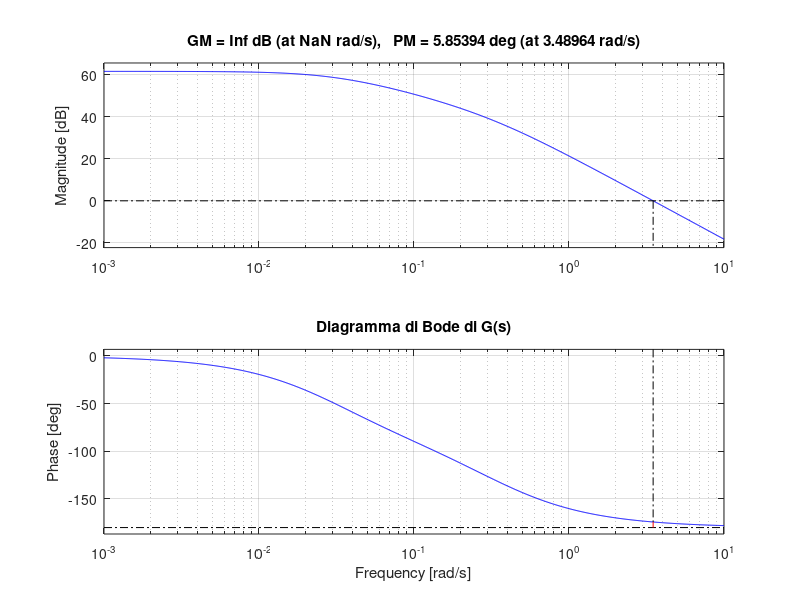
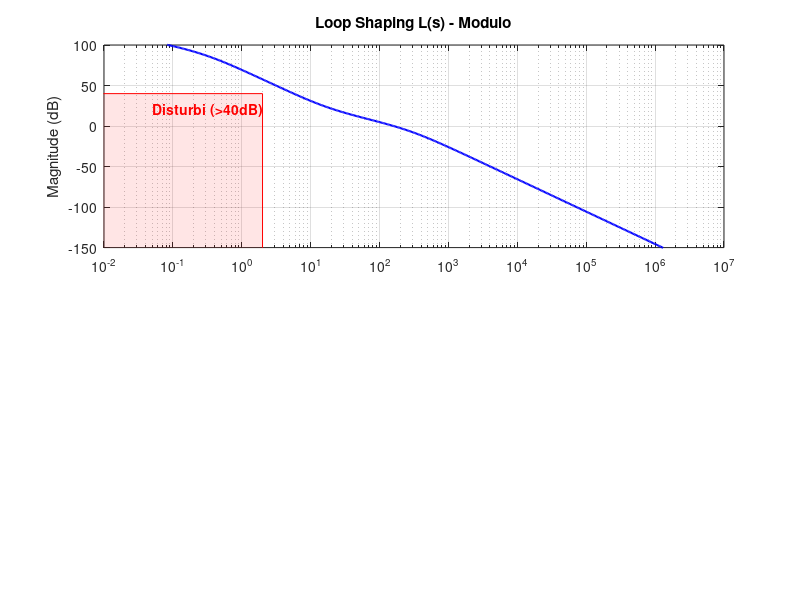

Write MATLAB code to recreate these figures, in order. (Note: this script raises an error after producing the figures.)
close all; clear all; clc;

output_dir = fullfile('..', 'report', 'figs');
if ~exist(output_dir, 'dir'), mkdir(output_dir); end

%% parametri fisici del sistema
k1 = 0.10;
k2 = 1.50;
k3 = 0.12;
k4 = 2.50;

a1_eq = 0.0235;
a2_eq = 3.67;

%% PUNTO 1 %%
% calcolo dell'equilibrio e linearizzazione
x1e = a1_eq;
x2e = a2_eq;
xe = [x1e; x2e];

ue = (k1 * sqrt(x1e)) / k4; % tensione di equilibrio
fprintf('Tensione di equilibrio ue = %.4f V\n', ue);

A = [ -k1/(2*sqrt(x1e)),      0;
       k2/(2*sqrt(x1e)), -k3/(2*sqrt(x2e)) ];
B = [ k4; 0 ];
C = [ 0, 1 ];
D = 0;

fprintf('PUNTO 1: Equilibrio calcolato.\n');

%% PUNTO 2 %%
% calcolo FdT da ingresso a uscita
sys_ss = ss(A, B, C, D);
s = tf('s');

poli = eig(A);
Num_val = B(1) * A(2,1); 
G = Num_val / ((s - poli(1)) * (s - poli(2)));

% stampa dei grafici
figure(1); clf; set(gcf, 'Color', 'w');
margin(G);
title('Diagramma di Bode di G(s)');
grid on;
saveas(gcf, fullfile(output_dir, 'bode_G_plant.jpg'));

%% PUNTO 3 %%
% SPECIFICHE %
e_star = 0.05;      
W_star = 3;         
D_star = 2.5;       
Mf_target = 55;     
wc_des = 160;

% progettazione del regolatore statico
mu_G = dcgain(G);
mu_S = 250; 
R_s = mu_S;
G_e = G * R_s; 

% progettazione regolatore dinamico
[mag_Ge, phase_Ge] = bode(G_e, wc_des);
val_Ge = mag_Ge * exp(1j*deg2rad(phase_Ge));

M_star = 1 / abs(val_Ge);
phi_star_deg = Mf_target - (180 + rad2deg(angle(val_Ge)));

while phi_star_deg > 85
    phi_star_deg = phi_star_deg - 5; 
end

phi_rad = deg2rad(phi_star_deg);
tau = (M_star - cos(phi_rad)) / (wc_des * sin(phi_rad));
alpha_tau = (cos(phi_rad) - 1/M_star) / (wc_des * sin(phi_rad));
alpha = alpha_tau / tau;

R_d = (1 + tau*s) / (1 + alpha*tau*s);
R_tot = R_s * R_d; 
L = G * R_tot;     

% calcolo dati per grafico bode
[Gm, Pm, Wcg, Wcp] = margin(L); 
phase_at_Wcp = -180 + Pm; 
limit_phase = -150; 

w_vec = logspace(-2, 7, 500);
[mag_L, phase_L] = bode(L, w_vec);
mag_L_db = 20*log10(squeeze(mag_L));
phase_L_deg = squeeze(phase_L);

figure(2); clf; set(gcf, 'Color', 'w');

% subplot 1: modulo
subplot(2,1,1);
semilogx(w_vec, mag_L_db, 'b', 'LineWidth', 1.5); grid on; hold on;
ylabel('Magnitude (dB)'); title('Loop Shaping L(s) - Modulo');
xlim([1e-2 1e7]); ylim([-150 100]);

patch([1e-4 2 2 1e-4], [-200 -200 40 40], 'r', 'FaceAlpha', 0.1, 'EdgeColor', 'r');
text(0.05, 20, 'Disturbi (>40dB)', 'Color', 'r', 'FontWeight', 'bold');
yline(40, 'r--', 'HandleVisibility', 'off');

patch([1e5 1e7 1e7 1e5], [-63 -63 150 150], 'r', 'FaceAlpha', 0.1, 'EdgeColor', 'r');
text(2e5, -40, 'Rumore (<-63dB)', 'Color', 'r', 'FontWeight', 'bold');
yline(-63, 'r--', 'HandleVisibility', 'off');

yline(0, 'k-');
plot(Wcp, 0, 'ko', 'MarkerFaceColor', 'k', 'MarkerSize', 6);
text(Wcp*1.5, 10, sprintf('\\omega_c = %.1f rad/s', Wcp), 'Color', 'k');
xline(Wcp, 'k--');

% subplot 2: fase
subplot(2,1,2);
semilogx(w_vec, phase_L_deg, 'b', 'LineWidth', 1.5); grid on; hold on;
ylabel('Phase (deg)'); xlabel('Frequency (rad/s)');
title('Loop Shaping L(s) - Fase');
xlim([1e-2 1e7]); ylim([-200 -50]);
yline(-180, 'k-', 'Limit -180');
xline(Wcp, 'k--');

plot(Wcp, limit_phase, 'rx', 'MarkerSize', 12, 'LineWidth', 2);
text(Wcp*1.3, limit_phase, ' Limite Minimo (-150^\circ)', 'Color', 'r', 'FontSize', 9);
plot(Wcp, phase_at_Wcp, 'go', 'MarkerFaceColor', 'g', 'MarkerSize', 6);
text(Wcp*1.3, phase_at_Wcp, sprintf(' Fase Attuale: %.1f^\\circ', phase_at_Wcp), 'Color', 'g', 'FontWeight', 'bold');
quiver(Wcp, limit_phase-15, 0, 10, 'r', 'LineWidth', 1.5, 'MaxHeadSize', 0.5, 'HandleVisibility', 'off');

saveas(gcf, fullfile(output_dir, 'loop_shaping.jpg'));

figure(3); clf; set(gcf, 'Color', 'w');
bodemag(G, 'b--'); hold on;
bodemag(G_e, 'r-');
grid on;
legend('G(s)', 'G_e(s)');
title('Effetto del regolatore statico: confronto tra G(s) e G_e(s)');
saveas(gcf, fullfile(output_dir, 'bode_comparativo.jpg'));

%% PUNTO 4 %%
S = 1 / (1 + L); 
F = L / (1 + L); 
Q_u = R_tot / (1 + L); 

figure(4); clf; set(gcf, 'Color', 'w');
step(W_star * F, 0.2);
grid on; hold on;

yline(W_star, 'k-', 'Riferimento');
yline(W_star * 1.05, 'g--', 'Settling 5%');
yline(W_star * 0.95, 'g--', 'HandleVisibility', 'off');
yline(W_star * 1.20, 'm--', 'Max Overshoot 20%');
yline(W_star - e_star, 'r-.', 'Errore Regime');
yline(W_star + e_star, 'r-.', 'HandleVisibility', 'off');
xline(0.050, 'k-', 'Max Time (0.05s)');

title(['Risposta al gradino W=' num2str(W_star) ' - Uscita y(t)']);
legend('Risposta', 'Riferimento', 'Settling 5%', 'Max Overshoot', 'Err. Regime', 'Max Time', 'Location', 'SouthEast');
saveas(gcf, fullfile(output_dir, 'step_response_output.jpg'));

% analisi sforzo di controllo
figure(8); clf; set(gcf, 'Color', 'w');
[u_step, t_u] = step(W_star * Q_u, 0.2); 
plot(t_u, u_step, 'b', 'LineWidth', 1.5);
grid on; hold on;
yline(0, 'k-');
title(['Sforzo di Controllo (Variazione \deltau) per W=' num2str(W_star)]);
ylabel('Tensione \deltau (Volt)'); xlabel('Tempo (s)');
max_u = max(abs(u_step));
text(0.1, max_u*0.8, sprintf('Max \\DeltaV \\approx %.1f V', max_u), 'BackgroundColor', 'w');
saveas(gcf, fullfile(output_dir, 'step_response_control_effort.jpg'));
fprintf('Picco sforzo di controllo (delta): %.2f V\n', max_u);

% funzioni di sensitività
figure(5); clf; set(gcf, 'Color', 'w');
bodemag(S, 'b'); hold on;
bodemag(F, 'r--');
grid on;
legend('|S|', '|F|');
title('Funzioni di Sensitività S e F');
saveas(gcf, fullfile(output_dir, 'sensitivita.jpg'));

% disturbo sull'uscita d(t)
figure(6); clf; set(gcf, 'Color', 'w');

td = 0:0.1:150; 
d_val = zeros(size(td));
for k = 1:4
    d_val = d_val + 1.0 * sin(0.1 * k * td);
end

sim_d = lsim(S, d_val, td);

subplot(2,1,1);
plot(td, d_val, 'r--', 'LineWidth', 1);
ylabel('Ampiezza'); title('Ingresso: Disturbo d(t)');
grid on; xlim([0 max(td)]);

subplot(2,1,2);
plot(td, sim_d, 'b', 'LineWidth', 1.5);
ylabel('Ampiezza'); xlabel('Tempo (s)');
title('Uscita: Residuo y_d(t) (Attenuato)');
grid on; xlim([0 max(td)]);

idx_regime = round(length(td)/2):length(td);
max_in_d = max(abs(d_val(idx_regime)));
max_out_d = max(abs(sim_d(idx_regime)));
att_d_db = 20*log10(max_in_d/max_out_d);
sgtitle(sprintf('Test Disturbo: Attenuazione a regime \\approx %.1f dB', att_d_db));

saveas(gcf, fullfile(output_dir, 'reiezione_disturbo.jpg'));

% rumore di misura n(t)
figure(7); clf; set(gcf, 'Color', 'w');

tn = 0:1e-6:0.1; 
n_val = zeros(size(tn));
for k = 1:4
    n_val = n_val + 2.5 * sin(1e5 * k * tn);
end

sim_n = lsim(-F, n_val, tn);

subplot(2,1,1);
plot(tn, n_val, 'r--', 'LineWidth', 0.5); 
ylabel('Ampiezza'); title('Ingresso: Rumore n(t)');
grid on; xlim([0 max(tn)]);

subplot(2,1,2);
plot(tn, sim_n, 'b', 'LineWidth', 1);
ylabel('Ampiezza'); xlabel('Tempo (s)');
title('Uscita: Residuo y_n(t) (Attenuato)');
grid on; xlim([0 max(tn)]);

idx_regime_n = round(length(tn)/2):length(tn);
max_in_n = max(abs(n_val(idx_regime_n)));
max_out_n = max(abs(sim_n(idx_regime_n)));
attenuazione_reale = 20*log10(max_in_n/max_out_n);
sgtitle(sprintf('Test Rumore: Attenuazione a regime \\approx %.1f dB', attenuazione_reale));

saveas(gcf, fullfile(output_dir, 'reiezione_rumore.jpg'));